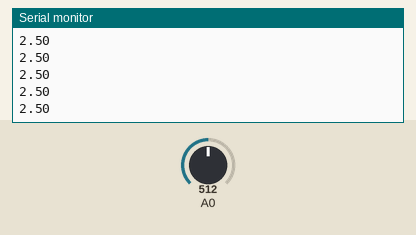
Recording of a sketch running on a simulated Arduino Uno, built with avr-gcc and run on an emulated ATmega328P. Parts: the last lines printed to the serial monitor. The test bench sets the inputs (shaded band); at power-on: A0 = 512.

Above: at 1.2 s.
1.3 s: A0 set to 716
At 1.8 s:
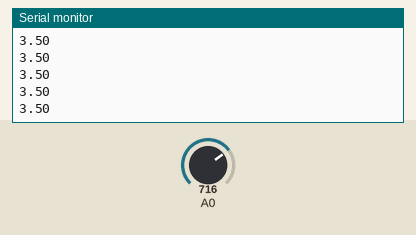
2.8 s: A0 set to 900
At 3.4 s:
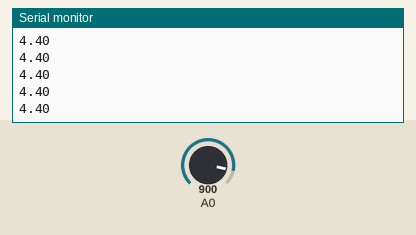
Timing chart, 0 to 5.8 s (numbered marks = the images above; inputs shaded):
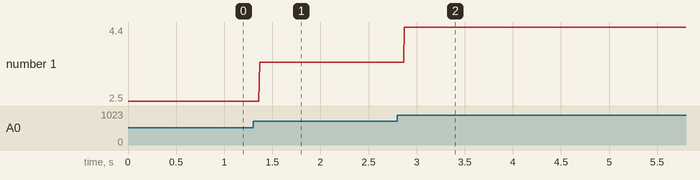

The sketch:

analog_read_03.ino
```cpp
int val1 = 0;
int val2 = 0;
int val3 = 0;
int val4 = 0;
int val5 = 0;

int valMed = 0;

void setup()
{
  // initialize serial communication at 9600 bits per second:
  Serial.begin(9600);
}

// the loop routine runs over and over again forever:
void loop()
{
  val1 = analogRead(A0);
  val2 = analogRead(A0);
  val3 = analogRead(A0);
  val4 = analogRead(A0);
  val5 = analogRead(A0);
  valMed = ((val1 + val2 + val3 + val4 + val5) / 5);
  float voltage = valMed * (5.0 / 1023.0);
  Serial.println(voltage);
}
```

Measured:
- after the input at 1.3 s, the serial monitor: prints a new line after 0.07 s (image 1)
- after the input at 2.8 s, the serial monitor: prints a new line after 0.07 s (image 2)
- plotted number 1: 2.5 → 3.5 after the input at 1.3 s, 3.5 → 4.4 after the input at 2.8 s
